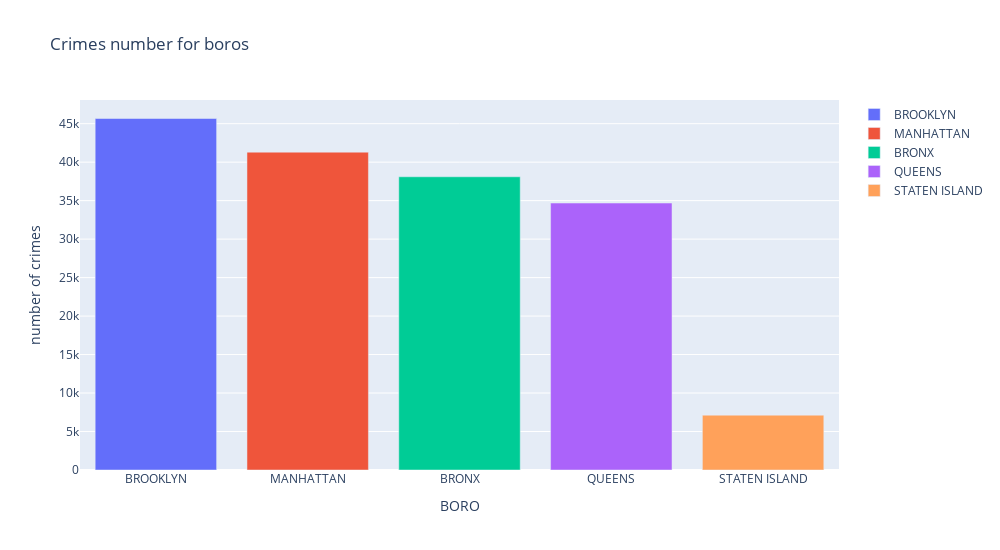

The code cell stored with this chart in its notebook:
### Code cell
fig = px.bar(boro,'boro', 'ocurrences',width=1000, height=550,orientation = 'v', labels={'ocurrences':'number of crimes'},title ="Crimes number for boros", color='boro')


fig.for_each_trace(
    lambda trace: trace.update(name=next(continents)),
)

fig.update_xaxes(title='BORO')


fig.show()

### Figure 1 — Plotly figure (JSON) as saved in the notebook; plotly's stock layout.template omitted (floating-point values rounded to 4 significant figures)
{"data": [{"alignmentgroup": "True", "hoverlabel": {"namelength": 0}, "hovertemplate": "boro=%{x}<br>number of crimes=%{y}", "legendgroup": "boro=BROOKLYN", "marker": {"color": "#636efa"}, "name": "BROOKLYN", "offsetgroup": "boro=BROOKLYN", "orientation": "v", "showlegend": true, "textposition": "auto", "type": "bar", "x": ["BROOKLYN"], "xaxis": "x", "y": [45673], "yaxis": "y"}, {"alignmentgroup": "True", "hoverlabel": {"namelength": 0}, "hovertemplate": "boro=%{x}<br>number of crimes=%{y}", "legendgroup": "boro=MANHATTAN", "marker": {"color": "#EF553B"}, "name": "MANHATTAN", "offsetgroup": "boro=MANHATTAN", "orientation": "v", "showlegend": true, "textposition": "auto", "type": "bar", "x": ["MANHATTAN"], "xaxis": "x", "y": [41299], "yaxis": "y"}, {"alignmentgroup": "True", "hoverlabel": {"namelength": 0}, "hovertemplate": "boro=%{x}<br>number of crimes=%{y}", "legendgroup": "boro=BRONX", "marker": {"color": "#00cc96"}, "name": "BRONX", "offsetgroup": "boro=BRONX", "orientation": "v", "showlegend": true, "textposition": "auto", "type": "bar", "x": ["BRONX"], "xaxis": "x", "y": [38100], "yaxis": "y"}, {"alignmentgroup": "True", "hoverlabel": {"namelength": 0}, "hovertemplate": "boro=%{x}<br>number of crimes=%{y}", "legendgroup": "boro=QUEENS", "marker": {"color": "#ab63fa"}, "name": "QUEENS", "offsetgroup": "boro=QUEENS", "orientation": "v", "showlegend": true, "textposition": "auto", "type": "bar", "x": ["QUEENS"], "xaxis": "x", "y": [34688], "yaxis": "y"}, {"alignmentgroup": "True", "hoverlabel": {"namelength": 0}, "hovertemplate": "boro=%{x}<br>number of crimes=%{y}", "legendgroup": "boro=STATEN ISLAND", "marker": {"color": "#FFA15A"}, "name": "STATEN ISLAND", "offsetgroup": "boro=STATEN ISLAND", "orientation": "v", "showlegend": true, "textposition": "auto", "type": "bar", "x": ["STATEN ISLAND"], "xaxis": "x", "y": [7126], "yaxis": "y"}], "layout": {"barmode": "relative", "height": 550, "legend": {"tracegroupgap": 0}, "title": {"text": "Crimes number for boros"}, "width": 1000, "xaxis": {"anchor": "y", "categoryarray": ["BROOKLYN", "MANHATTAN", "BRONX", "QUEENS", "STATEN ISLAND"], "categoryorder": "array", "domain": [0, 1], "title": {"text": "BORO"}}, "yaxis": {"anchor": "x", "domain": [0, 1], "title": {"text": "number of crimes"}}}}
